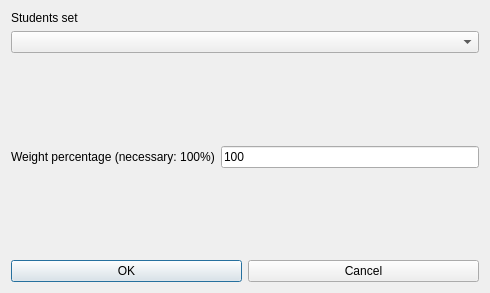
<?xml version="1.0" encoding="UTF-8"?>
<ui version="4.0">
 <class>ModifyConstraintStudentsSetMaxTwoActivityTagsPerRealDayFromN1N2N3Form_template</class>
 <widget class="QDialog" name="ModifyConstraintStudentsSetMaxTwoActivityTagsPerRealDayFromN1N2N3Form_template">
  <property name="geometry">
   <rect>
    <x>0</x>
    <y>0</y>
    <width>490</width>
    <height>293</height>
   </rect>
  </property>
  <property name="windowTitle">
   <string extracomment="This is the title of the dialog to modify a constraint of this type">Modify students set max two activity tags per real day from N1 N2 N3</string>
  </property>
  <layout class="QGridLayout" name="gridLayout">
   <item row="3" column="0">
    <spacer name="verticalSpacer_2">
     <property name="orientation">
      <enum>Qt::Vertical</enum>
     </property>
     <property name="sizeHint" stdset="0">
      <size>
       <width>20</width>
       <height>29</height>
      </size>
     </property>
    </spacer>
   </item>
   <item row="0" column="0">
    <layout class="QGridLayout">
     <item row="1" column="0">
      <widget class="QComboBox" name="studentsComboBox">
       <property name="editable">
        <bool>false</bool>
       </property>
       <property name="insertPolicy">
        <enum>QComboBox::NoInsert</enum>
       </property>
       <property name="duplicatesEnabled">
        <bool>false</bool>
       </property>
      </widget>
     </item>
     <item row="0" column="0">
      <widget class="QLabel" name="studentsSetTextLabel">
       <property name="frameShape">
        <enum>QFrame::NoFrame</enum>
       </property>
       <property name="frameShadow">
        <enum>QFrame::Plain</enum>
       </property>
       <property name="text">
        <string>Students set</string>
       </property>
       <property name="wordWrap">
        <bool>false</bool>
       </property>
      </widget>
     </item>
    </layout>
   </item>
   <item row="1" column="0">
    <spacer name="spacer7">
     <property name="orientation">
      <enum>Qt::Vertical</enum>
     </property>
     <property name="sizeType">
      <enum>QSizePolicy::Expanding</enum>
     </property>
     <property name="sizeHint" stdset="0">
      <size>
       <width>20</width>
       <height>21</height>
      </size>
     </property>
    </spacer>
   </item>
   <item row="2" column="0">
    <layout class="QHBoxLayout" name="horizontalLayout_2">
     <item>
      <widget class="QLabel" name="weightTextLabel">
       <property name="frameShape">
        <enum>QFrame::NoFrame</enum>
       </property>
       <property name="frameShadow">
        <enum>QFrame::Plain</enum>
       </property>
       <property name="text">
        <string>Weight percentage (necessary: 100%)</string>
       </property>
       <property name="wordWrap">
        <bool>false</bool>
       </property>
      </widget>
     </item>
     <item>
      <widget class="QLineEdit" name="weightLineEdit">
       <property name="text">
        <string notr="true">100</string>
       </property>
      </widget>
     </item>
    </layout>
   </item>
   <item row="4" column="0">
    <layout class="QHBoxLayout">
     <item>
      <widget class="QPushButton" name="okPushButton">
       <property name="text">
        <string>OK</string>
       </property>
      </widget>
     </item>
     <item>
      <widget class="QPushButton" name="cancelPushButton">
       <property name="text">
        <string>Cancel</string>
       </property>
      </widget>
     </item>
    </layout>
   </item>
  </layout>
 </widget>
 <layoutdefault spacing="6" margin="11"/>
 <resources/>
 <connections/>
</ui>
